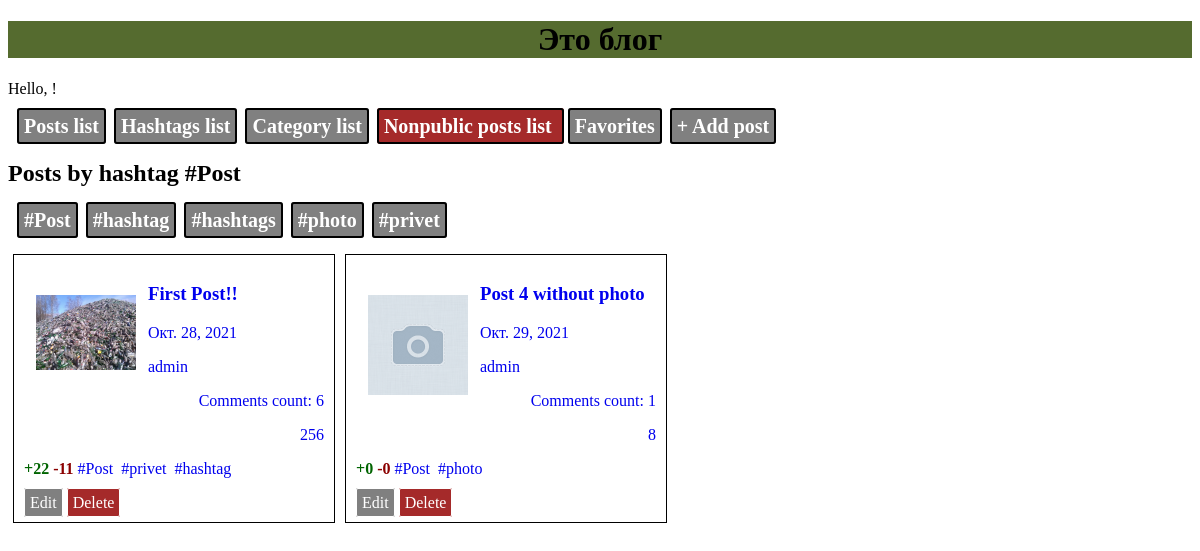
The app's page /post/hashtag/#Post, older data.
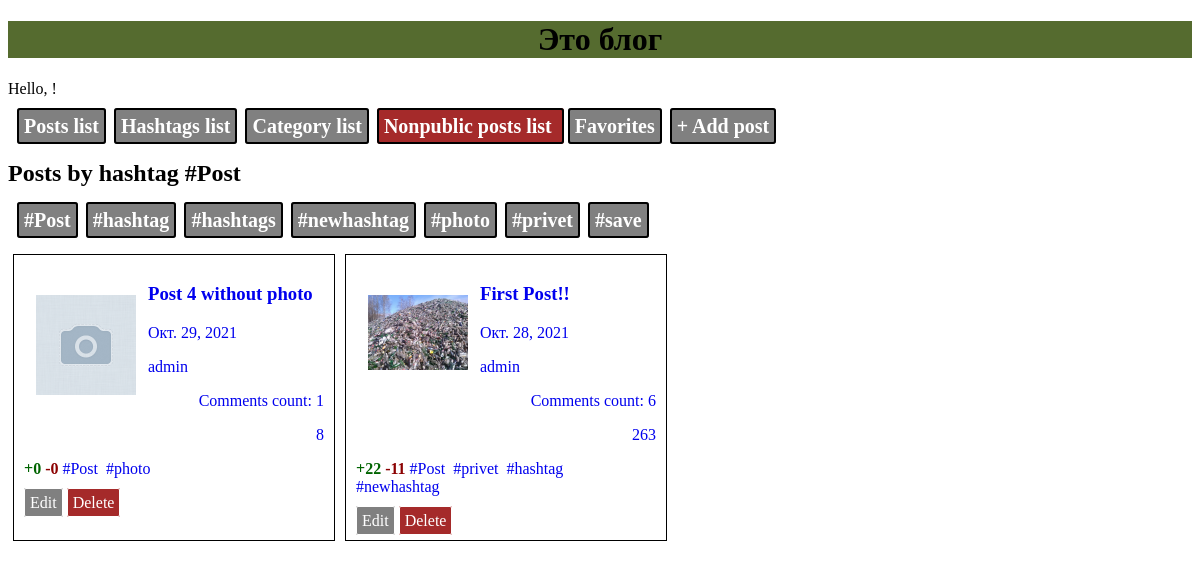
The same page, newer data.
### blog/models.py (models this page shows, shortened)
class Post(models.Model):
    title = models.CharField(max_length=128)
    image = models.ImageField(upload_to='images/', null=True, blank=True)
    text = models.TextField()
    created_date = models.DateTimeField(auto_now_add=True)
    author = models.ForeignKey(User, on_delete=models.CASCADE)
    count_view = models.PositiveIntegerField(default=0)
    like = models.PositiveIntegerField(default=0)
    dislike = models.PositiveIntegerField(default=0)
    public = models.BooleanField(default=False)
    hashtags = models.ManyToManyField(Hashtag, related_name='posts')
    category = models.ForeignKey(Category, on_delete=models.CASCADE, null=True, blank=True, related_name='posts')
    favorites = models.ManyToManyField(User, related_name='favorites_posts')

class Hashtag(models.Model):
    tag = models.CharField(max_length=64, unique=True)

### blog/views.py (the view)
# urls.py: path('hashtag/<str:ht_tag>', views.post_list_tag, name='post_list_tag'),
def post_list_tag(request, ht_tag):
    posts = Post.objects.filter(hashtags__tag=ht_tag, public=True)
    hashtags = (Hashtag.objects
                .values('tag')
                .annotate(tag_count=Count('posts'))
                .filter(tag_count__gt=0)
                .order_by('-tag_count')
                )
    hashtag = Hashtag.objects.get(tag=ht_tag)
    return render(request, 'blog/post_list_tag.html', {'posts': posts, 'hashtags': hashtags, 'hashtag': hashtag})

### blog/templates/blog/post_list_tag.html
{% extends 'blog/base.html' %}
{% block content %}
    <div>
        <h2>Posts by hashtag {{hashtag.tag}}</h2>
    </div>
    <div class="menublock">
        {% for hashtag in hashtags %}
            <a class="btn" href="{% url 'post_list_tag' hashtag.tag %}">{{hashtag.tag}}</a>
        {% endfor %}
    </div>
    {% for post in posts %}
<div class="postlst">
        <div style="border: 1px solid; margin: 5px; padding: 10px; width: 300px">
            <a href="{% url 'post_detail' post_pk=post.pk %}">
                {%if post.image %}
                    <img src="{{ post.image.url }}" style="margin: 12px; border: 0px; float: left;  max-width: 100px; max-height: 100px;">
                {% else %}
                    <img src="/media/images/default/nophoto.png" style="margin: 12px; border: 0px; float: left;  max-width: 100px; max-height: 100px;">
                {% endif %}
                <div><h3>{{post.title}}</h3></div>
                <div><p>{{post.created_date.date}}</p></div>
                <div><p>{{post.author}}</p></div>
                <div style="text-align: right"><p>Comments count: {{post.comments.count}}</p></div>
                <div style="text-align: right"><p>{{post.count_view}}</p></div>
            </a>
            <div>
                <p>
                    <b  style="color: darkgreen;">+{{post.like}}</b>
                    <b  style="color: darkred;">-{{post.dislike}}</b>
                    {% for hashtag in post.hashtags.all %}
                    <a href="{% url 'post_list_tag' hashtag.tag %}">{{hashtag.tag}}&nbsp;</a>
                    {% endfor %}
                </p>
            </div>
            <a href="{% url 'edit_post' post_pk=post.pk %}" style="border: 1px solid; background-color: gray;border-radius: 2px; padding: 5px; color: white">Edit</a>
            <a href="{% url 'del_post' post_pk=post.pk %}" style="border: 1px solid; background-color: brown;border-radius: 2px; padding: 5px; color: white">Delete</a>
        </div>
    {% endfor %}
</div>
{% endblock %}

Row changes from the older to the newer data that the page shows:
shown differently, row unchanged: Post "Post 4 without photo": moves up the list
changed Post "First Post!!": count_view "256" → "263"
added Hashtag: tag "#newhashtag", shown under Post "First Post!!"
Text that changed along with them:
new list line: "#newhashtag"
new list line: "#save"
